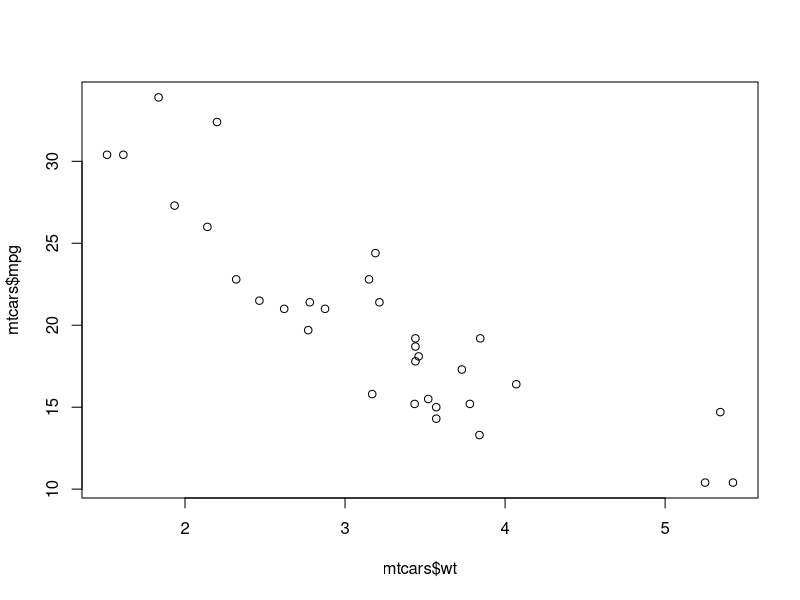
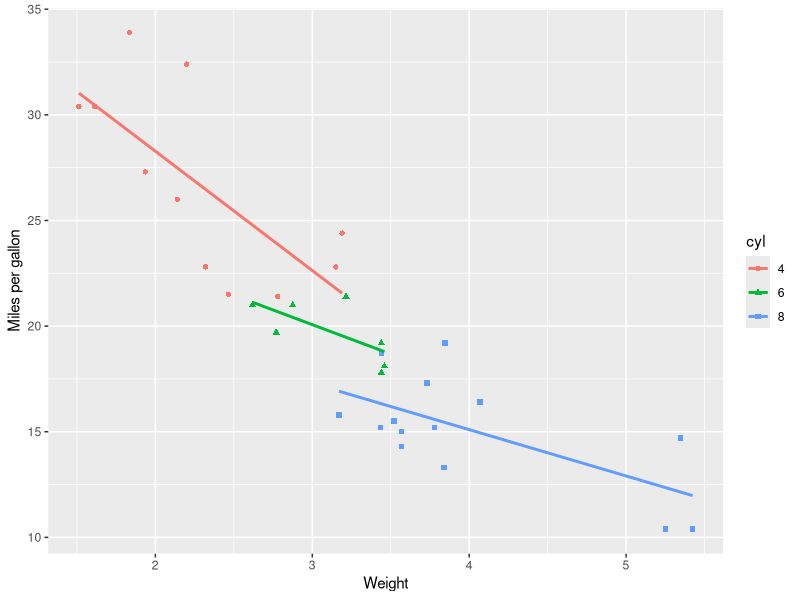

Source code (R) for these figures, in order:
## ---- chunk 1
1 + 1
## ---- chunk 2
statement <- "Hello World"

statement
## ---- chunk 3
plot(mtcars$mpg ~ mtcars$wt)
## ---- chunk 4
#| message: false
#| echo: false
#| warning: false
library(tidyverse)
## ---- chunk 5
glimpse(mtcars)
## ---- chunk 6
mtcars |> 
  group_by(carb) |> 
  summarise(
    mean_mpg = mean(mpg)
  ) |> 
  ungroup()
## ---- chunk 7
mtcars |> 
  mutate(cyl = factor(cyl)) |> 
  ggplot(aes(x = wt, y = mpg, colour = cyl, group= cyl)) + 
  geom_point(aes(shape = cyl)) + 
  stat_smooth(se = FALSE, method = "lm") + 
  labs(
    x = "Weight", 
    y = "Miles per gallon"
  )
